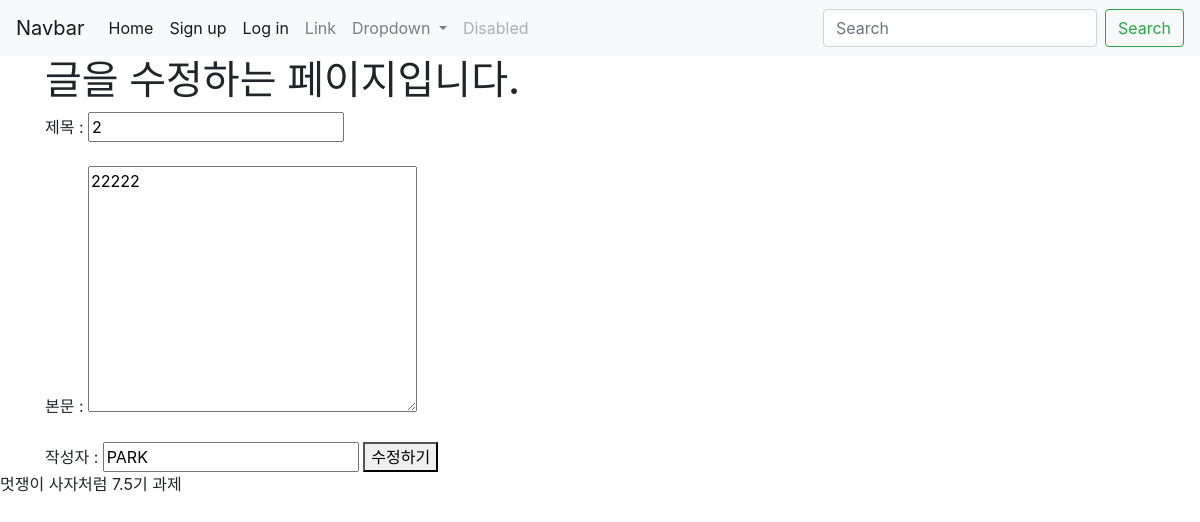
Screenshot of /myapp/edit/2 with the database file from the repository.
### myapp/models.py (models this page shows, shortened)
class Post(models.Model):
    title = models.CharField(max_length=200)
    date = models.DateTimeField('data published')
    body = models.TextField()
    writer = models.CharField(max_length=200, default="PARK")

### myapp/views.py (the view)
# urls.py: path('edit/<int:post_id>', views.edit, name = "edit"),
def edit(request, post_id):
    edit_post = Post.objects.get(id = post_id)
    return render(request, 'edit.html', {'post':edit_post})

### myapp/templates/edit.html (shortened to what this page needs)
{% extends 'base.html' %}
{% block content %}
<h1>글을 수정하는 페이지입니다.</h1>
<form action="{% url 'update' post.id %}" method = "POST">
    제목 : <input type="text" name="title" value="{{post.title}}">
    <br>
    <br>
    본문 : <textarea name="body" cols="30" rows="10">{{post.body}}</textarea>
    <br>
    <br>
    작성자 : <input type="text" name="writer" value="{{post.writer}}">
    <button type = "submit">수정하기</button>
</form>
{% endblock %}

### rows the page displays
Post: title "2", body "22222", writer "PARK"
